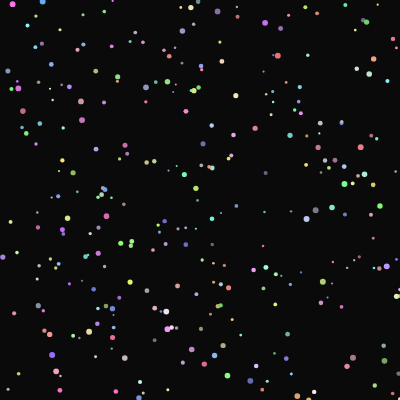
Frame 1 (no input)
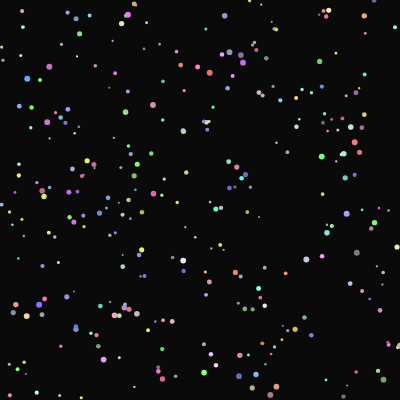
Frame 60 (no input)
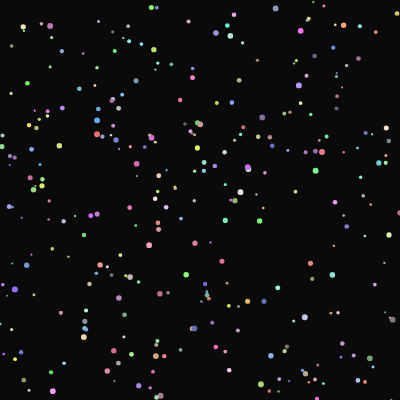
Frame 120 (the mouse pressed at the canvas centre since frame 60)

The p5.js sketch that drew these frames (run headless with seeded random() and noise() and a simulated clock; from frame 60 on, the mouse is pressed at the canvas centre):

// p5.js sketch
// ── sketch.js
let particles = [];
let trails = [];
let grid = [];
const GRID_SIZE = 20;
const PARTICLE_COUNT = 300;
const TRAIL_LIFETIME = 120;
const FORCE_RADIUS = 60;
const FORCE_STRENGTH = 0.3;

function setup() {
  createCanvas(400, 400);
  noStroke();
  
  // Initialize grid
  for (let x = 0; x < width; x += GRID_SIZE) {
    grid[x] = [];
    for (let y = 0; y < height; y += GRID_SIZE) {
      grid[x][y] = [];
    }
  }
  
  // Create particles
  for (let i = 0; i < PARTICLE_COUNT; i++) {
    particles.push({
      x: random(width),
      y: random(height),
      vx: random(-1, 1),
      vy: random(-1, 1),
      color: color(random(100, 255), random(100, 255), random(100, 255)),
      size: random(2, 6)
    });
  }
}

function draw() {
  background(10);
  
  // Update and display particles
  for (let i = 0; i < particles.length; i++) {
    let p = particles[i];
    
    // Apply random motion
    p.vx += random(-0.2, 0.2);
    p.vy += random(-0.2, 0.2);
    
    // Limit velocity
    let speed = dist(0, 0, p.vx, p.vy);
    if (speed > 3) {
      p.vx = (p.vx / speed) * 3;
      p.vy = (p.vy / speed) * 3;
    }
    
    // Update position
    p.x += p.vx;
    p.y += p.vy;
    
    // Bounce off edges
    if (p.x < 0 || p.x > width) p.vx *= -1;
    if (p.y < 0 || p.y > height) p.vy *= -1;
    
    // Keep within bounds
    p.x = constrain(p.x, 0, width);
    p.y = constrain(p.y, 0, height);
    
    // Add to grid
    let gridX = floor(p.x / GRID_SIZE) * GRID_SIZE;
    let gridY = floor(p.y / GRID_SIZE) * GRID_SIZE;
    if (grid[gridX] && grid[gridX][gridY]) {
      grid[gridX][gridY].push(i);
    }
    
    // Draw particle
    fill(p.color);
    ellipse(p.x, p.y, p.size);
  }
  
  // Check for trail formation
  if (frameCount % 60 === 0 && random() < 0.3) {
    let startX = random(width);
    let startY = random(height);
    trails.push({
      x: startX,
      y: startY,
      points: [],
      lifetime: TRAIL_LIFETIME,
      angle: random(TWO_PI)
    });
  }
  
  // Update and display trails
  for (let i = trails.length - 1; i >= 0; i--) {
    let trail = trails[i];
    
    // Apply force to nearby particles
    for (let j = 0; j < particles.length; j++) {
      let p = particles[j];
      let d = dist(trail.x, trail.y, p.x, p.y);
      
      if (d < FORCE_RADIUS) {
        let angle = atan2(p.y - trail.y, p.x - trail.x);
        let force = map(d, 0, FORCE_RADIUS, FORCE_STRENGTH, 0);
        
        p.vx += cos(angle) * force;
        p.vy += sin(angle) * force;
      }
    }
    
    // Add current position to trail
    trail.points.push({x: trail.x, y: trail.y});
    
    // Move trail forward
    trail.x += cos(trail.angle) * 2;
    trail.y += sin(trail.angle) * 2;
    
    // Remove trail if it's out of bounds or expired
    if (trail.lifetime <= 0 || 
        trail.x < 0 || trail.x > width ||
        trail.y < 0 || trail.y > height) {
      trails.splice(i, 1);
      continue;
    }
    
    trail.lifetime--;
    
    // Draw trail
    stroke(255, 100);
    noFill();
    beginShape();
    for (let point of trail.points) {
      vertex(point.x, point.y);
    }
    endShape();
  }
  
  // Clear grid
  for (let x in grid) {
    for (let y in grid[x]) {
      grid[x][y] = [];
    }
  }
}
